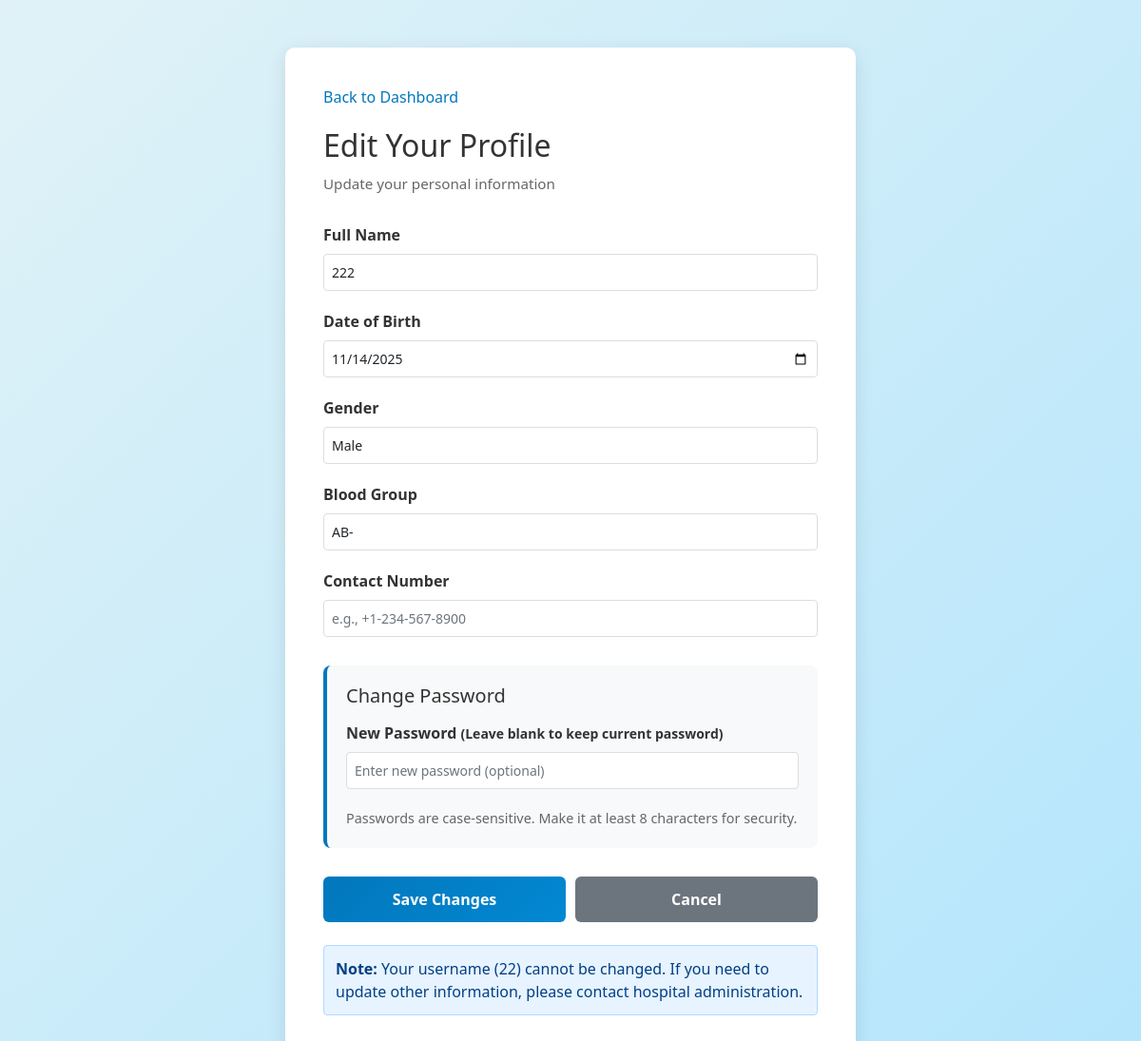
The app's page /patient_edit_profile (signed in) with its own data.
### application/models.py (models this page shows, shortened)
class Patient(db.Model, UserMixin):
    __tablename__ = 'patients'
    id = db.Column(db.Integer, primary_key=True)
    username = db.Column(db.String(80), unique=True, nullable=False)
    passwordp = db.Column(db.String(255), nullable=False)
    name = db.Column(db.String(100), nullable=False)
    date_of_birth = db.Column(db.Date)
    gender = db.Column(db.String(10))
    blood_group = db.Column(db.String(5))
    contact = db.Column(db.String(15))  # Contact field added
    patient_id = db.Column(db.Integer, db.ForeignKey('users.id'), nullable=False, unique=True)
    is_blacklisted = db.Column(db.Boolean, default=False)
    appointments = db.relationship('Appointment', backref='patient', lazy=True)

### application/routes.py (the view, shortened to what this page needs)
@app.route('/patient_edit_profile', methods=['GET', 'POST'])
@login_required
def patient_edit_profile():
    if current_user.user_role != 2:
        abort(403)
    patient = Patient.query.filter_by(patient_id=current_user.id).first()
    return render_template('patient_edit_profile.html', patient=patient)

### templates/patient_edit_profile.html (shortened to what this page needs)
<!DOCTYPE html>
<html lang="en">
<head>
    <link href="https://cdn.jsdelivr.net/npm/bootstrap@5.1.3/dist/css/bootstrap.min.css" rel="stylesheet">
    <link rel="stylesheet" href="{{ url_for('static', filename='style.css') }}">
</head>
<body class="bg-light">
    <div class="edit-container">
        <a href="{{ url_for('patient_dashboard') }}" class="back-link"> Back to Dashboard</a>
        <h2> Edit Your Profile</h2>
        <p class="subtitle">Update your personal information</p>
        <form method="POST">
            <div class="form-group">
                <label for="name">Full Name</label>
                <input type="text" id="name" name="name" class="form-control" value="{{ patient.name }}" required>
            </div>
            <div class="form-group">
                <label for="DOB">Date of Birth</label>
                <input type="date" id="DOB" name="DOB" class="form-control" value="{{ patient.date_of_birth if patient.date_of_birth else '' }}">
            </div>
            <div class="form-group">
                <label for="gender">Gender</label>
                <select id="gender" name="gender" class="form-control">
                    <option value="Male" {% if patient.gender == 'Male' %}selected{% endif %}>Male</option>
                </select>
            </div>
            <div class="form-group">
                <label for="blood_group">Blood Group</label>
                <select id="blood_group" name="blood_group" class="form-control">
                    <option value="AB-" {% if patient.blood_group == 'AB-' %}selected{% endif %}>AB-</option>
                </select>
            </div>
            <div class="form-group">
                <label for="contact">Contact Number</label>
                <input type="text" id="contact" name="contact" class="form-control" value="{{ patient.contact if patient.contact else '' }}" placeholder="e.g., +1-234-567-8900">
            </div>
            <div class="password-section">
                <h5> Change Password</h5>
                <div class="form-group">
                    <label for="new_password">New Password <small>(Leave blank to keep current password)</small></label>
                    <input type="password" id="new_password" name="new_password" class="form-control" placeholder="Enter new password (optional)">
                </div>
                <p style="font-size: 0.9rem; color: #666; margin: 0;">
                     Passwords are case-sensitive. Make it at least 8 characters for security.
                </p>
            </div>
            <div class="form-actions">
                <button type="submit" class="btn-submit"> Save Changes</button>
                <a href="{{ url_for('patient_dashboard') }}" class="btn-cancel">Cancel</a>
            </div>
        </form>
        <div class="alert alert-info mt-4" role="alert">
            <strong> Note:</strong> Your username ({{ patient.username }}) cannot be changed. If you need to update other information, please contact hospital administration.
        </div>
    </div>
</body>
</html>

### static/style.css (style rules this page uses)
* { margin: 0; padding: 0; box-sizing: border-box; }
body { font-family: 'Segoe UI', Tahoma, Geneva, Verdana, sans-serif; background: linear-gradient(135deg, #e0f2f7 0%, #b3e5fc 100%); margin: 0; padding: 0; min-height: 100vh; }
.form-group { margin-bottom: 15px; }
.form-group label { display: block; margin-bottom: 5px; color: #333; font-weight: normal; }
.form-group input[type="text"], .form-group input[type="password"], .form-group input[type="email"], .form-group input[type="date"], .form-group input[type="time"], .form-group input[type="number"], .form-group select, .form-group textarea { width: 100%; padding: 8px; box-sizing: border-box; border: 1px solid #ddd; border-radius: 4px; font-size: 14px; }
button, .btn { padding: 10px 20px; border-radius: 4px; border: none; font-size: 16px; cursor: pointer; text-decoration: none; display: inline-block; transition: 0.3s; font-weight: normal; }
button[type="submit"], .btn-primary { width: 100%; background: linear-gradient(135deg, #0277bd 0%, #0288d1 100%); color: #fff; }
.alert { padding: 12px; margin: 10px 0; border-radius: 4px; }

### templates/patient_edit_profile.html (style rules this page uses)
.edit-container { max-width: 600px; margin: 50px auto; background: white; padding: 40px; border-radius: 10px; box-shadow: 0 5px 20px rgba(0,0,0,0.1); }
.form-group { margin-bottom: 20px; }
.form-group label { font-weight: 600; margin-bottom: 8px; color: #333; display: block; }
.form-control { border: 1px solid #dee2e6; border-radius: 6px; padding: 10px 12px; font-size: 1rem; }
.password-section { background: #f8f9fa; padding: 20px; border-radius: 8px; margin-top: 30px; margin-bottom: 30px; border-left: 4px solid #0277bd; }
.password-section h5 { color: #333; margin-bottom: 15px; }
.form-actions { display: flex; gap: 10px; margin-top: 30px; }
.btn-submit { background: linear-gradient(135deg, #01579b 0%, #00bcd4 100%); color: white; padding: 12px 30px; border: none; border-radius: 6px; font-size: 1rem; font-weight: 600; cursor: pointer; transition: all 0.3s ease; flex: 1; }
.btn-cancel { background: #6c757d; color: white; padding: 12px 30px; border: none; border-radius: 6px; font-size: 1rem; font-weight: 600; cursor: pointer; text-decoration: none; transition: all 0.3s ease; flex: 1; text-align: center; }
.back-link { display: inline-block; margin-bottom: 20px; color: #0277bd; text-decoration: none; font-weight: 500; }
h2 { color: #333; margin-bottom: 10px; }
.subtitle { color: #666; font-size: 0.95rem; margin-bottom: 30px; }
.alert-info { background: #e7f3ff; border: 1px solid #b3d9ff; color: #004085; }

### records on screen
Patient: name "222", DOB "11/14/2025", gender "Male", blood_group "AB-", username "22"
